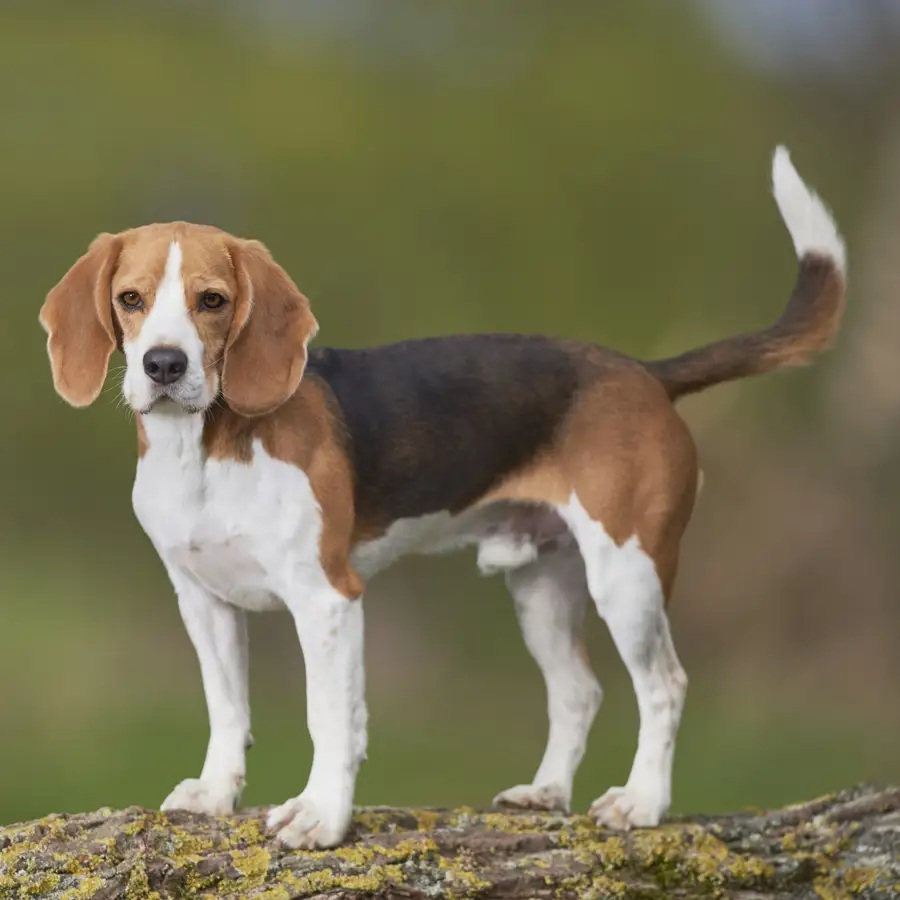
#> input picture images/dog.jpg, 900 x 900 px
$ python exercise_6.py
#> lines starting #> are read from the running program, lines starting #| are printed output that depends on the picture; after the words box and inside, x2 and y2 are one past the last pixel; in counts of white or black regions, pixels touching at a corner belong together
import cv2

# Cargando imagen
image = cv2.imread("images/dog.jpg")
#> image is the input picture: shape (900, 900, 3); mean B, G, R 82.9, 112.9, 118.9
if image is None:
    print("Error: could not load dog.jpg")
    exit()

# Convirtiendo a escala de grises
gray_image = cv2.cvtColor(image, cv2.COLOR_BGR2GRAY)
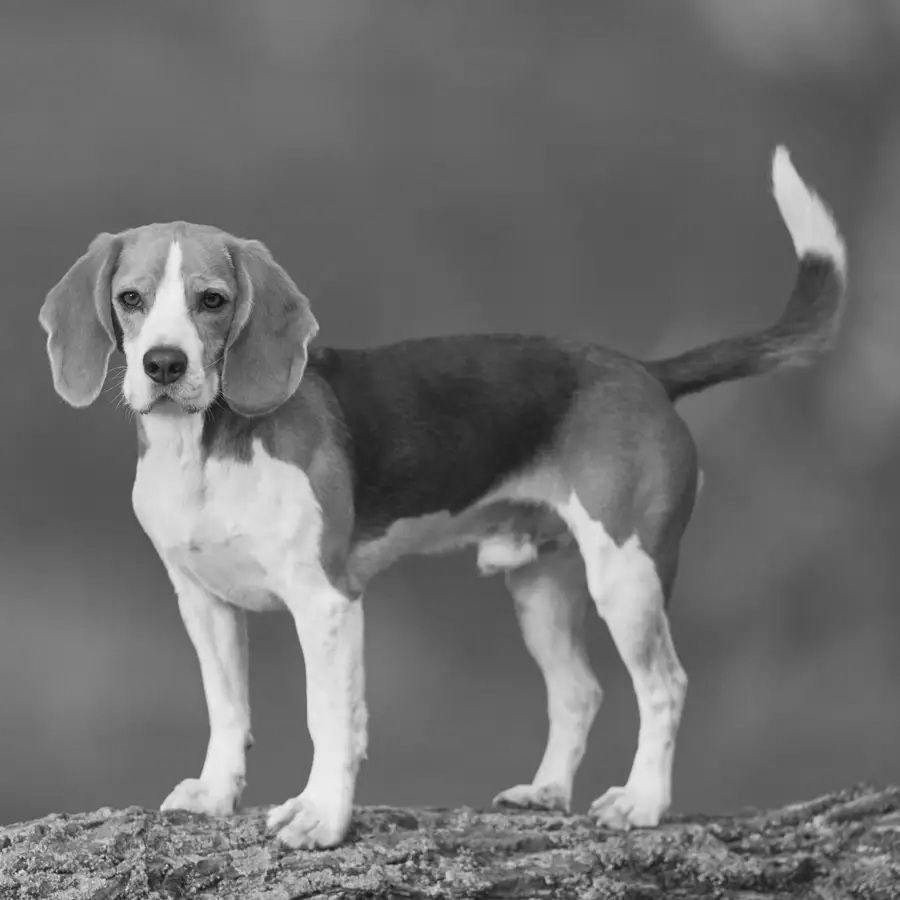
#> gray_image: shape (900, 900); min 11, max 242, mean 111.3

# Aplicando threshold binario
threshold_value = 127
_, binary_image = cv2.threshold(gray_image, threshold_value, 255, cv2.THRESH_BINARY)
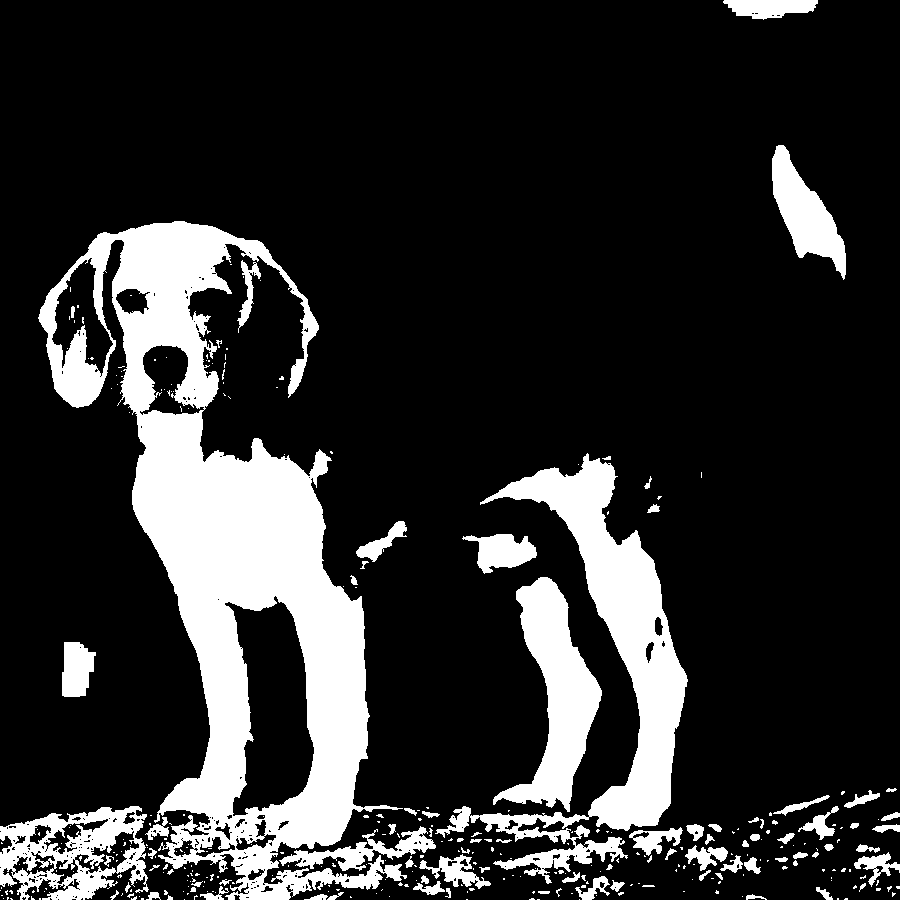
#> binary_image: shape (900, 900); 18.1% white; 341 white regions (254 under 20 px), largest, box (x1, y1, x2, y2) and area: (38, 221, 407, 900) 82078, (435, 453, 688, 884) 25121, (493, 577, 602, 812) 10479

# Mostrando resultado
cv2.imshow("Original", image)
cv2.imshow("Grayscale", gray_image)
cv2.imshow("Binary threshold", binary_image)
cv2.waitKey(0)
cv2.destroyAllWindows()

# Guardando resultado
cv2.imwrite("images/dog_binary.jpg", binary_image)
